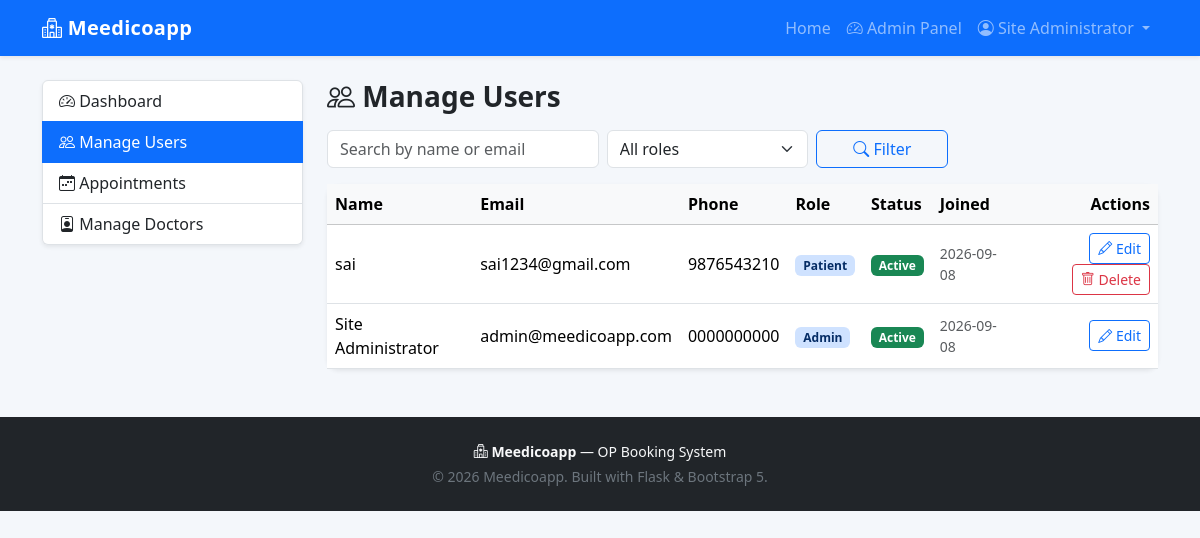
Page /admin/users (signed in) on the committed database.
### tables this page shows
CREATE TABLE users (
    id              INTEGER PRIMARY KEY AUTOINCREMENT,
    name            TEXT NOT NULL,
    email           TEXT NOT NULL UNIQUE,
    password_hash   TEXT NOT NULL,
    phone           TEXT,
    role            TEXT NOT NULL DEFAULT 'patient'
                        CHECK (role IN ('patient', 'doctor', 'admin')),
    is_active       INTEGER NOT NULL DEFAULT 1,
    created_at      TEXT NOT NULL
);

### MEDIAPP/meedicoapp/app.py (the view)
@app.route("/admin/users")
@admin_required
def admin_users():
    role_filter = request.args.get("role") or None
    search = request.args.get("search") or None
    users = User.list_all(role=role_filter, search=search)
    return render_template("admin_users.html", users=users, role_filter=role_filter, search=search or "")

### MEDIAPP/meedicoapp/app.py (called while the page is built)
def current_user():
    user_id = session.get("user_id")
    if not user_id:
        return None
    return User.get_by_id(user_id)

@app.context_processor
def inject_globals():
    return {"current_user": current_user(), "app_name": "Meedicoapp", "config": app.config}

def roles_required(*roles):
    def decorator(view):
        @wraps(view)
        def wrapped(*args, **kwargs):
            user = current_user()
            if not user:
                flash("Please log in to continue.", "warning")
                return redirect(url_for("login", next=request.path))
            if user["role"] not in roles:
                flash("You do not have permission to access that page.", "danger")
                return redirect(url_for("dashboard"))
            return view(*args, **kwargs)
        return wrapped
    return decorator

### MEDIAPP/meedicoapp/models.py (called while the page is built)
def get_connection():
    conn = sqlite3.connect(DATABASE_PATH)
    conn.row_factory = sqlite3.Row
    conn.execute("PRAGMA foreign_keys = ON")
    return conn

@contextmanager
def get_cursor(commit=False):
    conn = get_connection()
    cursor = conn.cursor()
    try:
        yield cursor
        if commit:
            conn.commit()
    finally:
        conn.close()

def row_to_dict(row):
    return dict(row) if row is not None else None

def rows_to_list(rows):
    return [dict(r) for r in rows]

    @staticmethod
    def get_by_id(user_id):
        with get_cursor() as cur:
            cur.execute("SELECT * FROM users WHERE id = ?", (user_id,))
            return row_to_dict(cur.fetchone())

    @staticmethod
    def list_all(role=None, search=None):
        query = "SELECT id, name, email, phone, role, is_active, created_at FROM users WHERE 1=1"
        params = []
        if role:
            query += " AND role = ?"
            params.append(role)
        if search:
            query += " AND (name LIKE ? OR email LIKE ?)"
            like = f"%{search}%"
            params.extend([like, like])
        query += " ORDER BY created_at DESC"
        with get_cursor() as cur:
            cur.execute(query, params)
            return rows_to_list(cur.fetchall())

### MEDIAPP/meedicoapp/templates/admin_users.html (shortened to what this page needs)
{% extends "base.html" %}
{% block content %}
<div class="row">
    <div class="col-lg-3 mb-3">
        {% include "_admin_sidebar.html" %}
    </div>
    <div class="col-lg-9">
        <div class="d-flex justify-content-between align-items-center mb-3 flex-wrap gap-2">
            <h3 class="fw-bold mb-0"><i class="bi bi-people"></i> Manage Users</h3>
        </div>
        <form class="row g-2 mb-3" method="GET">
            <div class="col-md-4">
                <input type="text" name="search" value="{{ search }}" class="form-control" placeholder="Search by name or email">
            </div>
            <div class="col-md-3">
                <select name="role" class="form-select">
                    <option value="">All roles</option>
                </select>
            </div>
            <div class="col-md-2">
                <button class="btn btn-outline-primary w-100" type="submit"><i class="bi bi-search"></i> Filter</button>
            </div>
        </form>
        <div class="card border-0 shadow-sm">
            <div class="table-responsive">
                <table class="table table-hover align-middle mb-0">
                    <thead class="table-light">
                        <tr>
                            <th>Name</th><th>Email</th><th>Phone</th><th>Role</th><th>Status</th><th>Joined</th><th class="text-end">Actions</th>
                        </tr>
                    </thead>
                    <tbody>
                    {% for u in users %}
                        <tr>
                            <td>{{ u.name }}</td>
                            <td>{{ u.email }}</td>
                            <td>{{ u.phone or '-' }}</td>
                            <td><span class="badge bg-primary-subtle text-primary-emphasis text-capitalize">{{ u.role }}</span></td>
                            <td>
                                {% if u.is_active %}
                                    <span class="badge bg-success">Active</span>
                                {% else %}
                                    <span class="badge bg-secondary">Inactive</span>
                                {% endif %}
                            </td>
                            <td class="small text-muted">{{ u.created_at[:10] }}</td>
                            <td class="text-end">
                                <a href="{{ url_for('admin_edit_user', user_id=u.id) }}" class="btn btn-sm btn-outline-primary">
                                    <i class="bi bi-pencil"></i> Edit
                                </a>
                                {% if u.id != current_user.id %}
                                <form method="POST" action="{{ url_for('admin_delete_user', user_id=u.id) }}" class="d-inline"
                                      onsubmit="return confirm('Delete this user permanently? This also removes their appointments.');">
                                    <button class="btn btn-sm btn-outline-danger"><i class="bi bi-trash"></i> Delete</button>
                                </form>
                                {% endif %}
                            </td>
                        </tr>
                    {% else %}
                        <tr><td colspan="7" class="text-center text-muted py-4">No users found.</td></tr>
                    {% endfor %}
                    </tbody>
                </table>
            </div>
        </div>
    </div>
</div>
{% endblock %}

### MEDIAPP/meedicoapp/templates/base.html (shortened to what this page needs)
<!DOCTYPE html>
<html lang="en">
<head>
    <link href="https://cdn.jsdelivr.net/npm/bootstrap@5.3.3/dist/css/bootstrap.min.css" rel="stylesheet">
    <link rel="stylesheet" href="https://cdn.jsdelivr.net/npm/bootstrap-icons@1.11.3/font/bootstrap-icons.css">
    <link rel="stylesheet" href="{{ url_for('static', filename='css/style.css') }}">
</head>
<body>
<nav class="navbar navbar-expand-lg navbar-dark bg-primary shadow-sm">
    <div class="container">
        <a class="navbar-brand fw-bold" href="{{ url_for('index') }}">
            <i class="bi bi-hospital"></i> Meedicoapp
        </a>
        <div class="collapse navbar-collapse" id="navMain">
            <ul class="navbar-nav ms-auto align-items-lg-center">
                <li class="nav-item"><a class="nav-link" href="{{ url_for('index') }}">Home</a></li>
                {% if current_user %}
                    {% if current_user.role == 'admin' %}
                        <li class="nav-item"><a class="nav-link" href="{{ url_for('admin_dashboard') }}"><i class="bi bi-speedometer2"></i> Admin Panel</a></li>
                    {% else %}
                        <li class="nav-item"><a class="nav-link" href="{{ url_for('dashboard') }}">Dashboard</a></li>
                    {% endif %}
                    <li class="nav-item dropdown">
                        <a class="nav-link dropdown-toggle" href="#" role="button" data-bs-toggle="dropdown">
                            <i class="bi bi-person-circle"></i> {{ current_user.name }}
                        </a>
                    </li>
                {% else %}
                    <li class="nav-item"><a class="nav-link" href="{{ url_for('login') }}">Login</a></li>
                    <li class="nav-item">
                        <a class="btn btn-light btn-sm ms-lg-2 fw-semibold" href="{{ url_for('register') }}">Register</a>
                    </li>
                {% endif %}
            </ul>
        </div>
    </div>
</nav>
<main class="container my-4">
    {% block content %}{% endblock %}
</main>
<footer class="bg-dark text-light py-4 mt-5">
    <div class="container text-center small">
        <p class="mb-1"><i class="bi bi-hospital"></i> <strong>Meedicoapp</strong> &mdash; OP Booking System</p>
        <p class="mb-0 text-secondary">&copy; {{ 2026 }} Meedicoapp. Built with Flask &amp; Bootstrap 5.</p>
    </div>
</footer>
</body>
</html>

### MEDIAPP/meedicoapp/static/css/style.css (style rules this page uses)
body { background-color: #f4f7fb; }
.navbar-brand { letter-spacing: 0.3px; }
.card { border-radius: 0.75rem; }

### rows in the picture
users: name "Site Administrator", email "admin@meedicoapp.com", phone "0000000000", role "Admin", is_active "Active", created_at "2026-09-08"
users: name "sai", email "sai1234@gmail.com", phone "9876543210", role "Patient", is_active "Active", created_at "2026-09-08"

### other values in the picture
{{ 2026 }} "2026"
